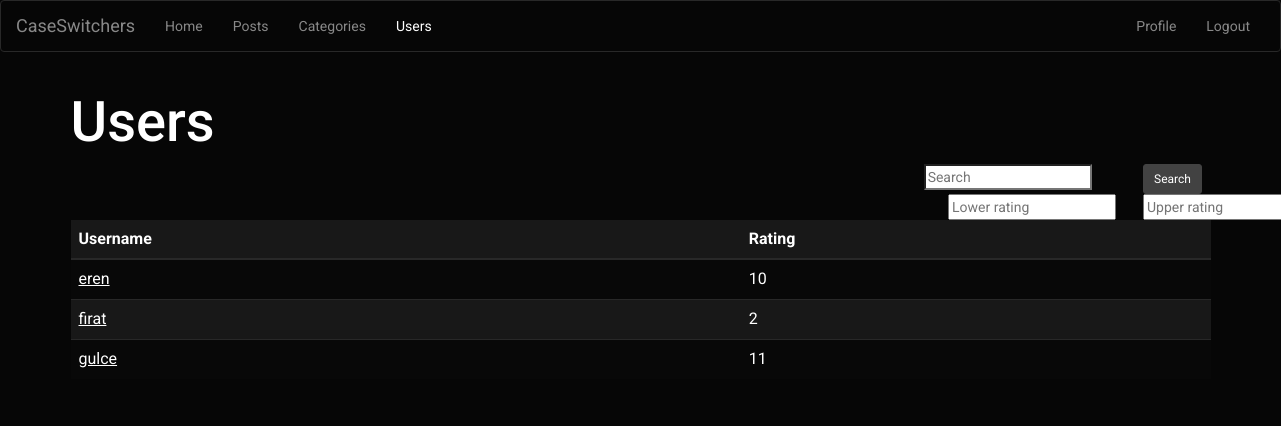
Page /users.php (signed in) on the committed database.
### tables this page shows
CREATE TABLE `user` (
  `userID` int(11) NOT NULL,
  `username` varchar(45) NOT NULL,
  `password` varchar(45) NOT NULL,
  `name` varchar(45) DEFAULT NULL,
  `surname` varchar(45) DEFAULT NULL,
  `email` varchar(45) NOT NULL,
  `userlevel` varchar(45) NOT NULL,
  `date_of_registration` timestamp NOT NULL DEFAULT CURRENT_TIMESTAMP ON UPDATE CURRENT_TIMESTAMP,
  `avatarloc` varchar(45) DEFAULT NULL,
  `profile_info` tinytext
);

### public_html/session.php (called while the page is built, shortened)
<?php
    include("connection.php");
    $user_check = $_SESSION['login_user'];
   $ses_sql = mysqli_query($db, "SELECT * FROM user WHERE username = '$user_check'");
   $row = mysqli_fetch_array($ses_sql, MYSQLI_ASSOC);
   $login_id = $row['userID'];
?>

### public_html/users.php (the view, shortened to what this page needs)
<?php
    include("session.php");
?>
<html>
<head>
    <link rel="stylesheet" href="assets/bootstrap/css/bootstrap.min.css">
    <link rel="stylesheet" href="assets/css/user.css">
</head>
<body>
    <nav class="navbar navbar-default">
        <div class="container-fluid">
            <div class="navbar-header">
                <a class="navbar-brand navbar-link" href="index.php">CaseSwitchers </a></div>
            <div class="collapse navbar-collapse" id="navcol-1">
                <ul class="nav navbar-nav">
                    <li role="presentation"><a href="index.php">Home </a></li>
                    <li role="presentation"><a href="posts.php">Posts </a></li>
                    <li role="presentation"><a href="categories.php">Categories </a></li>
                    <li class="active" role="presentation"><a href="users.php">Users </a></li>
                </ul>
                <ul class="nav navbar-nav navbar-right">
                    <?php
                        if(isset($_SESSION['login_user']))
                        {
                            echo '<li role="presentation"><a href="profile.php?id='.$login_id.'">Profile </a></li>';
                            echo '<li role="presentation"><a href="logout.php">Logout </a></li>';
                        }
                    ?>
                </ul>
            </div>
        </div>
    </nav>
    <div class="container">
        <div class="row">
            <div class="col-md-12">
                <h1>Users </h1></div>
        </div>
        <div class="row">
            <div class="col-sm-3 col-sm-offset-9">
                <div class="row">
                <form method="post" action="">
                    <div class="col-sm-8 col-sm-pull-1">
                        <input type="search" name="Search" placeholder="Search">
                    </div>
                    <div class="col-sm-4">
                        <button class="btn btn-default btn-sm" type="submit">Search </button>
                    </div>
                </div>
                <div class="row">
                    <div class="col-sm-4">
                        <input type="number" name="lowrange" step="1" placeholder="Lower rating">
                    </div>
                    <div class="col-sm-offset-4 col-sm-4">
                        <input type="number" name="highrange" step="1" placeholder="Upper rating">
                    </div>
                </div>
            </div>
        </div>
    </div>
    <div class="container">
        <div class="row">
            <div class="col-md-12">
                <div class="table-responsive">
                    <table class="table table-striped">
                        <thead>
                            <tr>
                                <th>Username </th>
                                <th>Rating </th>
                            </tr>
                        </thead>
                        <tbody>
                        <?php
                            if(isset($_POST['Search'])){
                                $pattern = $_POST['Search'];
                                $lowerrating = $_POST["lowrange"];
                                $upperrating = $_POST["highrange"];
                                $query = "SELECT * FROM User WHERE username LIKE '%$pattern%'";
                                $result = $db->query($query);
                                if(strlen($pattern) != 0){
                                    while ($row = mysqli_fetch_array($result, MYSQLI_ASSOC)) {
                                        $username = $row["username"];
                                        $userid = $row["userID"];
                                        $query2 = "SELECT * FROM Owns WHERE u_id = '$userid'";
                                        $result2 = $db->query($query2);
                                        $totalrating = 0;
                                        while ($row2 = mysqli_fetch_array($result2, MYSQLI_ASSOC)) {
                                            $entryid = $row2["e_id"];
                                            $query3 = "SELECT e_id, sum(rating) as entryrating FROM Rates WHERE e_id = '$entryid'";
                                            $result3 = $db->query($query3);
                                            $row3 = $result3->fetch_assoc();
                                            $entryrating = $row3["entryrating"];
                                            $totalrating = $totalrating + (int)$entryrating;
                                        }
                                        echo "<tr>";
                                        echo '<td><a href="profile.php?id='.$userid.'">'.$username.'</a></td>';
                                        echo "<td>".$totalrating."</td>";
                                        echo "</tr>";
                                    }
                                }
                                else
                                {
                                    if(strlen($lowerrating) !=0 && strlen($upperrating) != 0 )
                                    {
                                        $query = "SELECT * FROM User";
                                        $result = $db->query($query);
                                        while ($row = mysqli_fetch_array($result, MYSQLI_ASSOC)) {
                                            $username = $row["username"];
                                            $userid = $row["userID"];
                                            $query2 = "SELECT * FROM Owns WHERE u_id = '$userid'";
                                            $result2 = $db->query($query2);
                                            $totalrating = 0;
                                            while ($row2 = mysqli_fetch_array($result2, MYSQLI_ASSOC)) {
                                                $entryid = $row2["e_id"];
                                                $query3 = "SELECT e_id, sum(rating) as entryrating FROM Rates WHERE e_id = '$entryid'";
                                                $result3 = $db->query($query3);
                                                $row3 = mysqli_fetch_array($result3, MYSQLI_ASSOC);
                                                $entryrating = $row3["entryrating"];
                                                $totalrating = $totalrating + (int)$entryrating;
                                            }
                                            if($totalrating >= $lowerrating && $totalrating <= $upperrating)
                                            {
                                                echo "<tr>";
                                                echo '<td><a href="profile.php?id='.$userid.'">'.$username.'</a></td>';
                                                echo "<td>".$totalrating."</td>";
                                                echo "</tr>";
                                            }
                                        }
                                    }
                                    else
                                    {
                                        header("location: users.php");
                                    }
                                }
                            }
                            else{
                                $query = "SELECT * FROM User";
                                $result = $db->query($query);
                                while ($row = mysqli_fetch_array($result, MYSQLI_ASSOC)) {
                                    $username = $row["username"];
                                    $userid = $row["userID"];
                                    $query2 = "SELECT * FROM Owns WHERE u_id = '$userid'";
                                    $result2 = $db->query($query2);
                                    $totalrating = 0;
                                    while ($row2 = mysqli_fetch_array($result2, MYSQLI_ASSOC)) {
                                        $entryid = $row2["e_id"];
                                        $query3 = "SELECT e_id, sum(rating) as entryrating FROM Rates WHERE e_id = '$entryid'";
                                        $result3 = $db->query($query3);
                                        $row3 = $result3->fetch_assoc();
                                        $entryrating = $row3["entryrating"];
                                        $totalrating = $totalrating + (int)$entryrating;
                                    }
                                    echo "<tr>";
                                    echo '<td><a href="profile.php?id='.$userid.'">'.$username.'</a></td>';
                                    echo "<td>".$totalrating."</td>";
                                    echo "</tr>";
                            }
                            }
                        ?>
                        </tbody>
                    </table>
                </div>
            </div>
        </div>
    </div>
</body>
</html>

### rows in the picture
user: username "eren", totalrating "10"
user: username "firat", totalrating "2"
user: username "gulce", totalrating "11"
